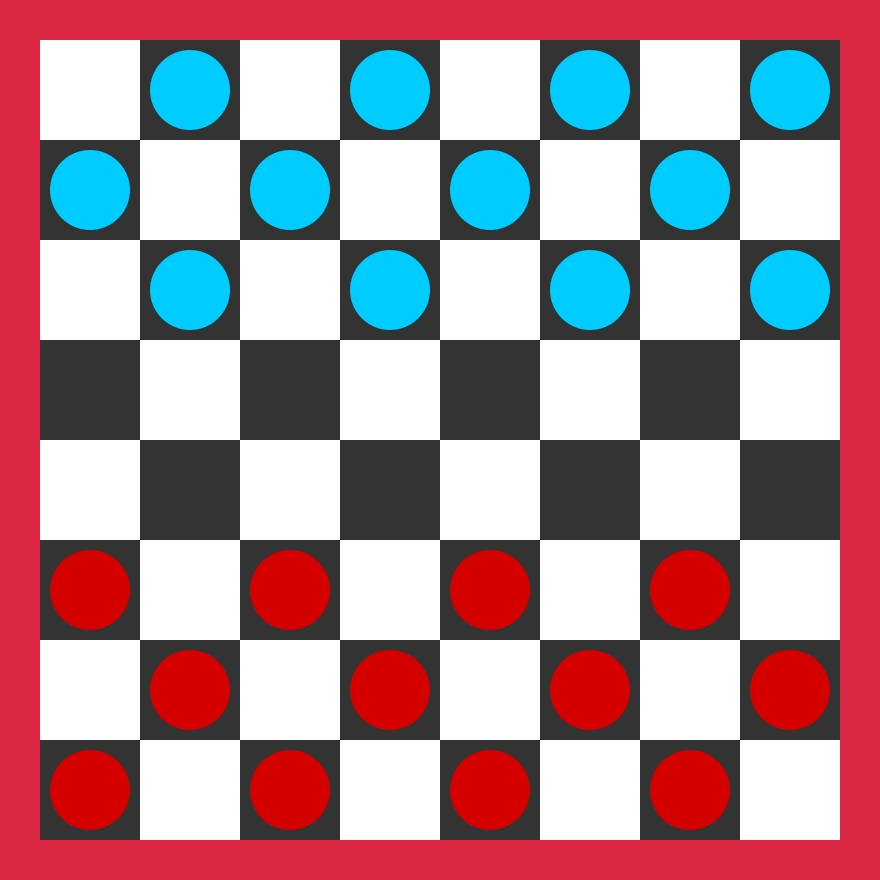
#> input picture pictures/planszafullborder.jpg, 880 x 880 px
$ python t3.py
#> lines starting #> are read from the running program, lines starting #| are printed output that depends on the picture; after the words box and inside, x2 and y2 are one past the last pixel; in counts of white or black regions, pixels touching at a corner belong together
import cv2.cv2 as cv2
import numpy as np

image = cv2.imread('../pictures/planszafullborder.jpg')
#> image is the input picture: shape (880, 880, 3); mean B, G, R 149.8, 141.2, 173
# [7 lines of commented-out code are left out]

gray = cv2.cvtColor(image, cv2.COLOR_BGR2GRAY)
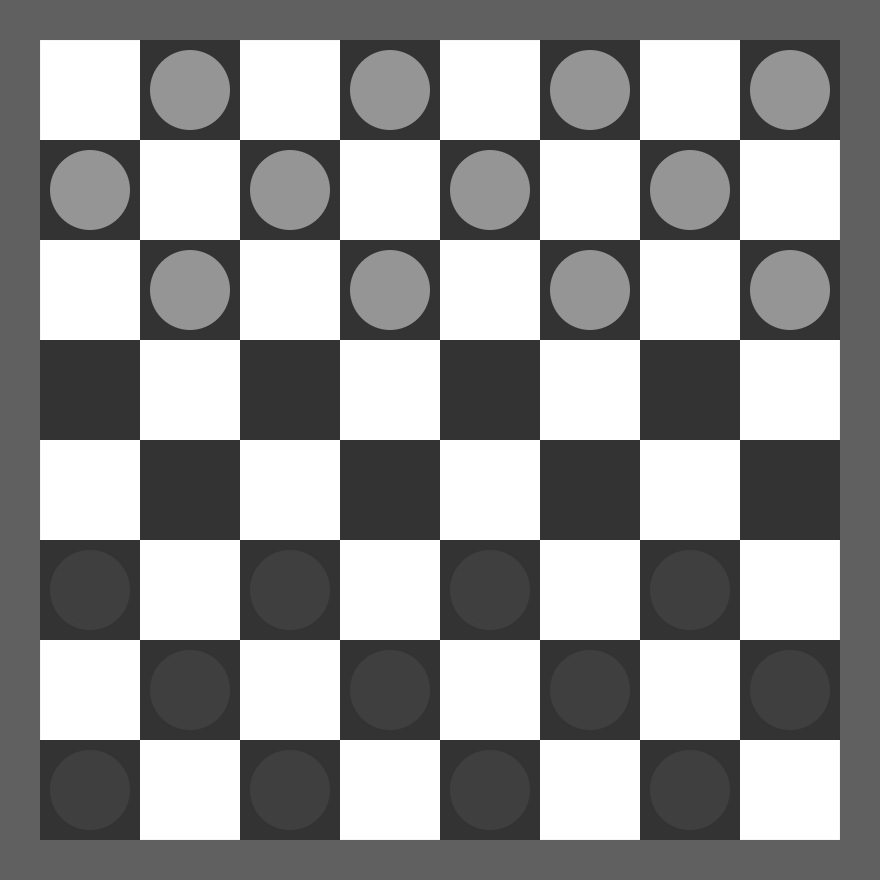
#> gray: shape (880, 880); min 50, max 255, mean 151.6
# thresh = cv2.threshold(gray, 0, 255,
#                        cv2.THRESH_BINARY | cv2.THRESH_OTSU)[1]
ret, thresh = cv2.threshold(gray, 127, 255, 0)
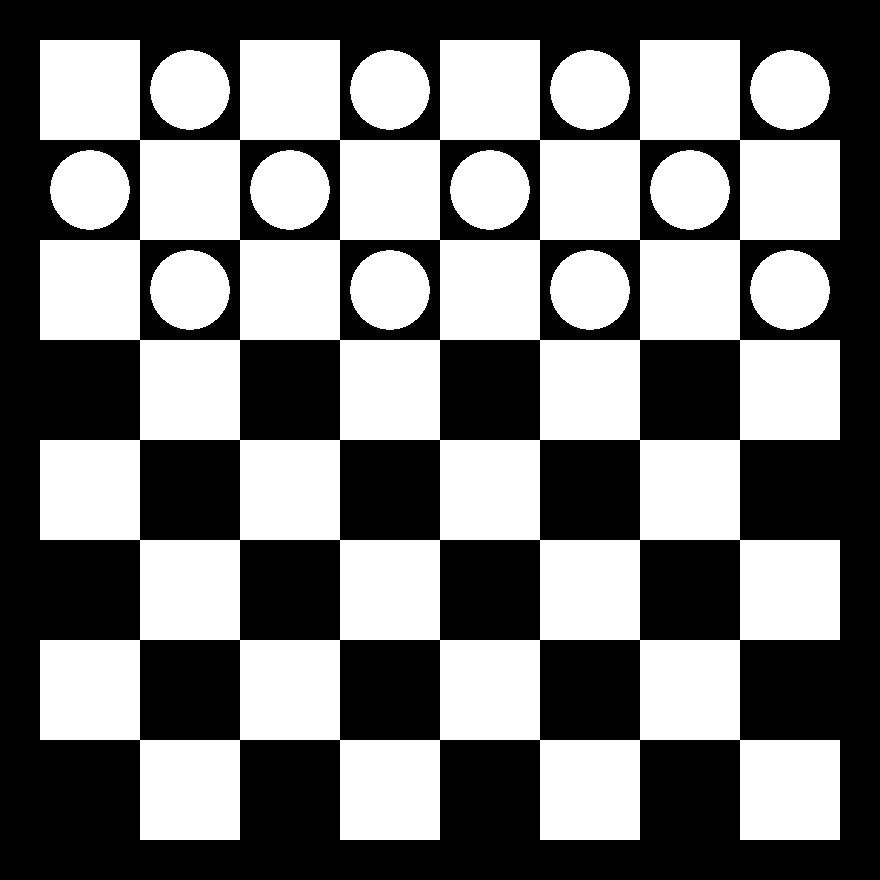
#> thresh: shape (880, 880); 49% white; 13 white regions
contours, hierarchy = cv2.findContours(thresh, 1, 2)
#> contours = 31 contours; largest, box (x1, y1, x2, y2) and area: (40, 40, 840, 840) 497214, (539, 639, 641, 741) 10199, (339, 639, 441, 741) 10199, (139, 639, 241, 741) 10199, (639, 539, 741, 641) 10199

print(len(contours))
#| 31
for cnts in contours:
    rect = cv2.minAreaRect(cnts)
    box = cv2.boxPoints(rect)
    box = np.int0(box)
    image = cv2.drawContours(image, [box], 0, (0, 0, 255), 2)
#> this loop made 31 passes
#> (rect, box) on passes 1 to 8: (((589.5, 689.5), (101, 101), -90), [[640, 740], [539, 740], [539, 639], [640, 639]]), (((389.5, 689.5), (101, 101), -90), [[440, 740], [339, 740], [339, 639], [440, 639]]), (((189.5, 689.5), (101, 101), -90), [[240, 740], [139, 740], [139, 639], [240, 639]]), (((689.5, 589.5), (101, 101), -90), [[740, 640], [639, 640], [639, 539], [740, 539]]), (((489.5, 589.5), (101, 101), -90), [[540, 640], [439, 640], [439, 539], [540, 539]]), (((289.5, 589.5), (101, 101), -90), [[340, 640], [239, 640], [239, 539], [340, 539]]), (((589.5, 489.5), (101, 101), -90), [[640, 540], [539, 540], [539, 439], [640, 439]]), (((389.5, 489.5), (101, 101), -90), [[440, 540], [339, 540], [339, 439], [440, 439]])
#> pass 1, `image = cv2.drawContours(image, [box], 0, (0, 0, 255), 2)`:
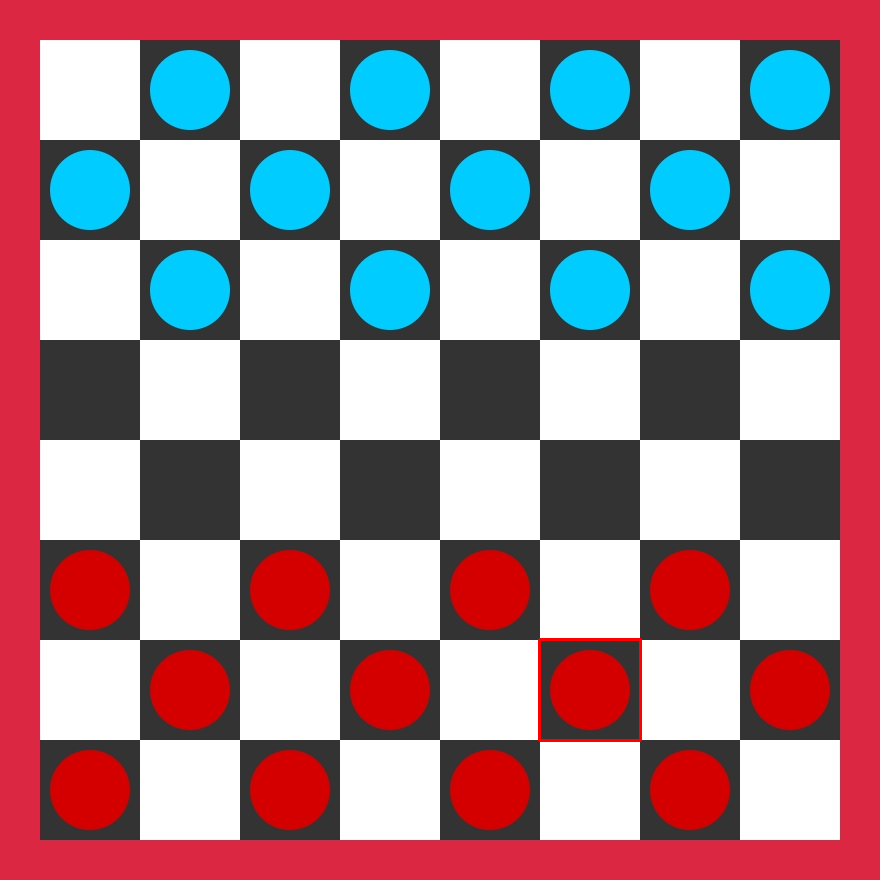
#> image: shape (880, 880, 3); 0.16% of pixels changed, all inside (x1, y1, x2, y2) = (538, 638, 642, 742)
#> pass 3, `image = cv2.drawContours(image, [box], 0, (0, 0, 255), 2)`:
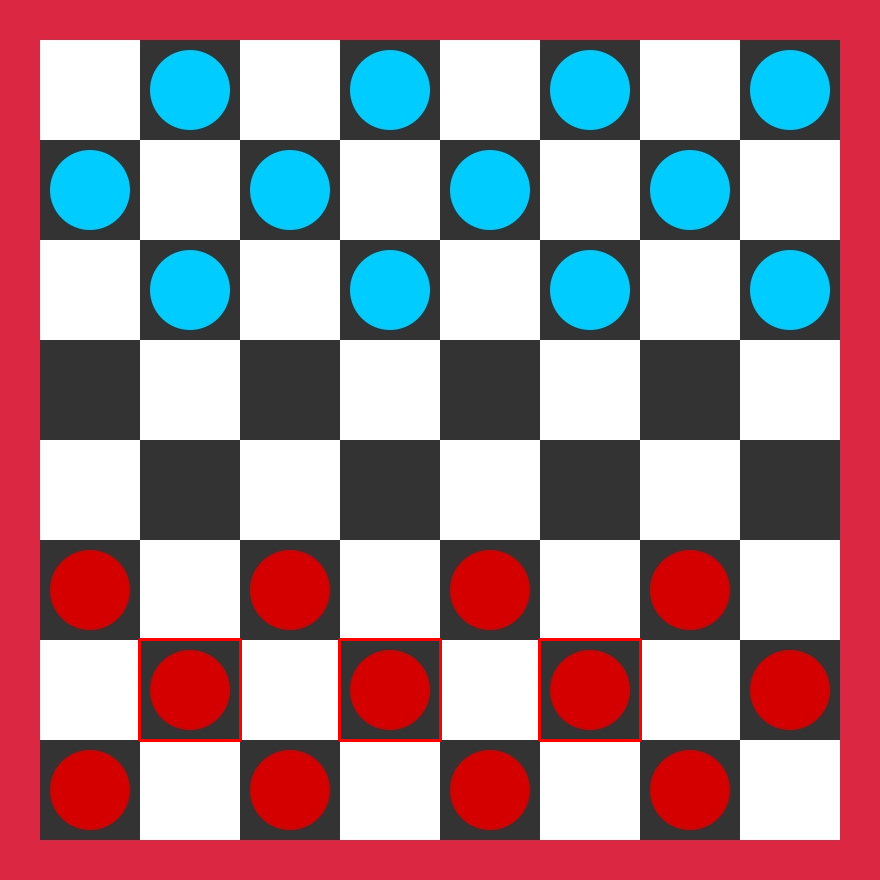
#> image: shape (880, 880, 3); mean B, G, R 148.9, 140.3, 173.3
#> after the loop:
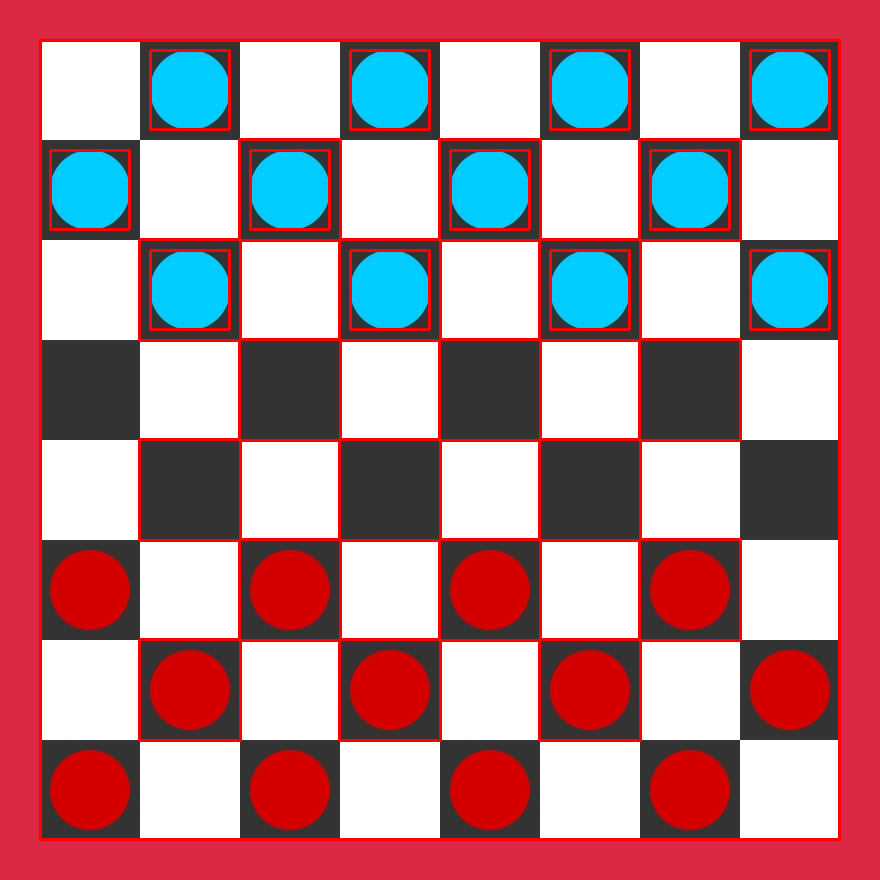
#> image: shape (880, 880, 3); 5% of pixels changed, all inside (x1, y1, x2, y2) = (39, 39, 841, 841)

cv2.imshow("Output", image)
cv2.waitKey(0)
